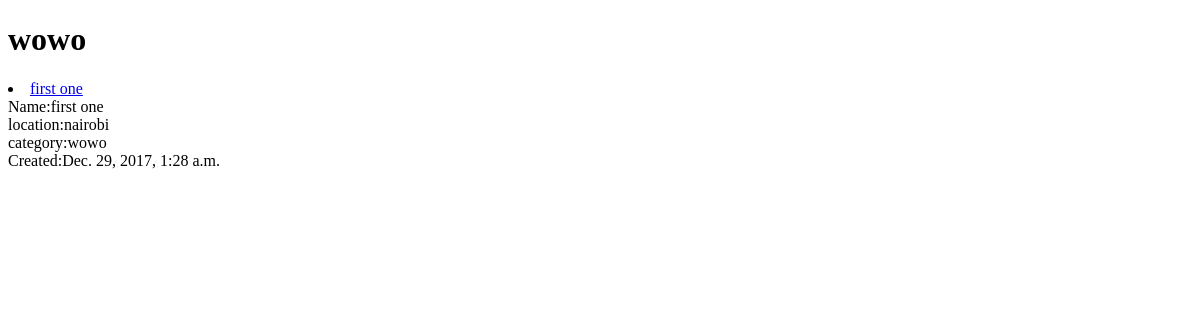
The app's page /, older data.
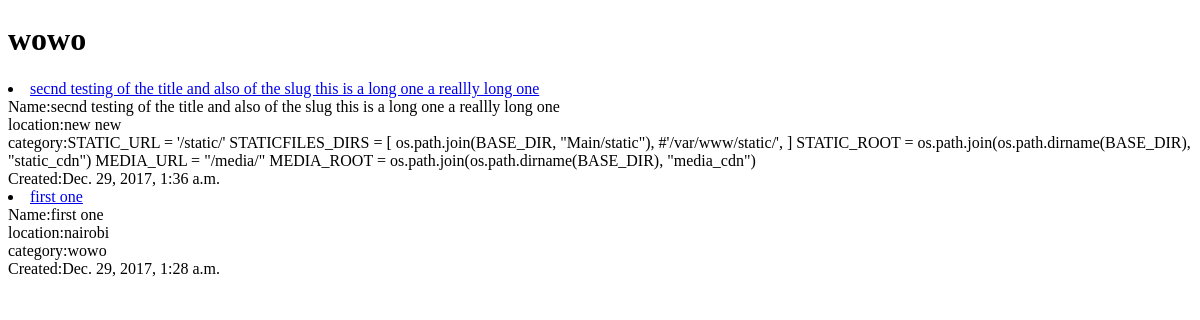
The same page, newer data.
### Main/models.py (models this page shows, shortened)
class Post(models.Model):
    owner =  models.ForeignKey(User, on_delete=models.CASCADE)
    title = models.CharField(max_length=200)
    slug      =      models.SlugField(unique=True,blank=True, null=True)
    location = models.CharField(max_length=150)
    image = models.ImageField(upload_to=upload_location)
    image_2 = models.ImageField(upload_to=upload_location)
    image_3 = models.ImageField(upload_to=upload_location,blank=True, null=True)
    image_4 = models.ImageField(upload_to=upload_location,blank=True, null=True)
    image_5 = models.ImageField(upload_to=upload_location,blank=True, null=True)
    description = models.TextField()
    size_of_land = models.CharField(max_length=150)
    location_details = models.CharField(max_length=300)
    price = models.CharField(max_length=150)
    features = models.TextField()
    updated = models.DateTimeField(auto_now=True, auto_now_add=False)
    timestamp = models.DateTimeField(auto_now=False, auto_now_add=True)
    def __str__(self):
        return self.title
    def get_absolute_url(self):
        return reverse("Main:detail",kwargs={"slug":self.slug})
    class Meta:
        ordering = ["-timestamp", "-updated"]

### Main/views.py (the view)
# urls.py: url(r'^$',PostListView.as_view(),name='list'),
class PostListView(ListView):
    queryset = Post.objects.all()

### Main/templates/Main/post_list.html (shortened to what this page needs)
<!DOCTYPE html>
<html lang="en">
<head>
</head>
<body>
    <h1>wowo</h1>
    {% for post in post_list %}
    <li><a href="{{ post.get_absolute_url }}">{{ post }}</a></li>
   Name:{{ post.title }} <br>   location:{{ post.location }} <br> category:{{ post.description }}  <br> Created:{{ post.timestamp }}
    {% endfor %}
</body>
</html>

Row changes from the older to the newer data that the page shows:
added Post: title "secnd testing of the title and also of the slug this is a long one a reallly long one", location "new new", description "STATIC_URL = '/static/' STATICFILES_DIRS = [ os.path.join(BASE_DIR, \"Main/static\"), #'/var/www/static/', ] STATIC_ROOT = os.path.join(os.path.dirname(BASE_DIR), \"static_cdn\") MEDIA_URL = \"/media/\" MEDIA_ROOT = os.path.join(os.path.dirname(BASE_DIR), \"media_cdn\")", timestamp "Dec. 29, 2017, 1:36 a.m."
